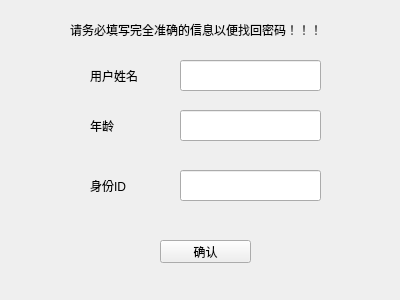
<?xml version="1.0" encoding="UTF-8"?>
<ui version="4.0">
 <class>RepasswordWidget</class>
 <widget class="QWidget" name="RepasswordWidget">
  <property name="geometry">
   <rect>
    <x>0</x>
    <y>0</y>
    <width>400</width>
    <height>300</height>
   </rect>
  </property>
  <property name="windowTitle">
   <string>密码找回</string>
  </property>
  <widget class="QLabel" name="label_3">
   <property name="geometry">
    <rect>
     <x>90</x>
     <y>180</y>
     <width>54</width>
     <height>12</height>
    </rect>
   </property>
   <property name="text">
    <string>身份ID</string>
   </property>
  </widget>
  <widget class="QLabel" name="label_2">
   <property name="geometry">
    <rect>
     <x>90</x>
     <y>120</y>
     <width>54</width>
     <height>12</height>
    </rect>
   </property>
   <property name="text">
    <string>年龄</string>
   </property>
  </widget>
  <widget class="QLabel" name="label">
   <property name="geometry">
    <rect>
     <x>90</x>
     <y>70</y>
     <width>54</width>
     <height>12</height>
    </rect>
   </property>
   <property name="text">
    <string>用户姓名</string>
   </property>
  </widget>
  <widget class="QLineEdit" name="lineEdit_2">
   <property name="geometry">
    <rect>
     <x>180</x>
     <y>110</y>
     <width>141</width>
     <height>31</height>
    </rect>
   </property>
  </widget>
  <widget class="QLineEdit" name="lineEdit">
   <property name="geometry">
    <rect>
     <x>180</x>
     <y>60</y>
     <width>141</width>
     <height>31</height>
    </rect>
   </property>
  </widget>
  <widget class="QLineEdit" name="lineEdit_3">
   <property name="geometry">
    <rect>
     <x>180</x>
     <y>170</y>
     <width>141</width>
     <height>31</height>
    </rect>
   </property>
  </widget>
  <widget class="QLabel" name="label_4">
   <property name="geometry">
    <rect>
     <x>70</x>
     <y>20</y>
     <width>261</width>
     <height>20</height>
    </rect>
   </property>
   <property name="text">
    <string>请务必填写完全准确的信息以便找回密码！！！</string>
   </property>
  </widget>
  <widget class="QPushButton" name="pushButton">
   <property name="geometry">
    <rect>
     <x>160</x>
     <y>240</y>
     <width>91</width>
     <height>23</height>
    </rect>
   </property>
   <property name="text">
    <string>确认</string>
   </property>
  </widget>
 </widget>
 <layoutdefault spacing="6" margin="11"/>
 <resources/>
 <connections/>
</ui>
